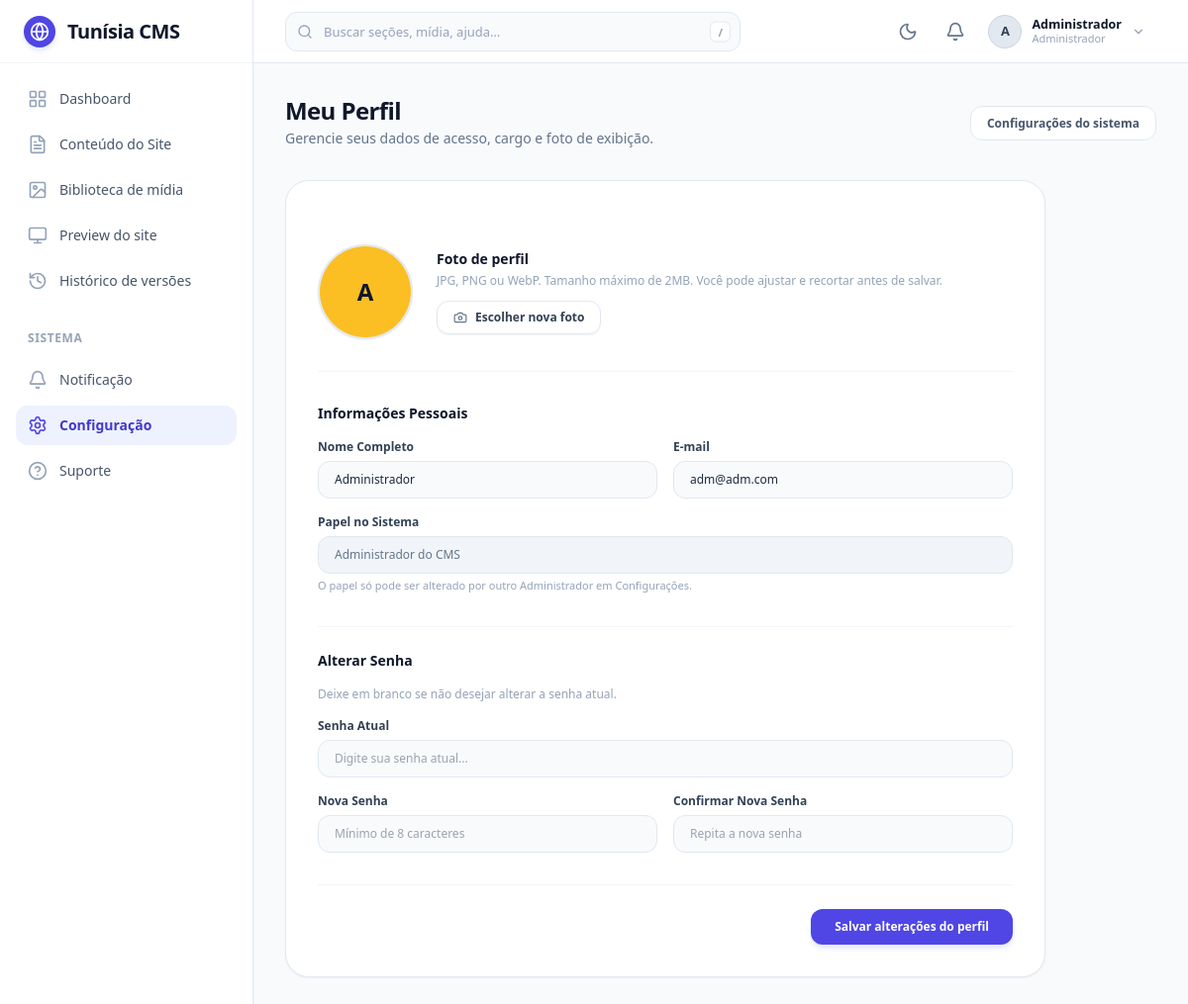
Screenshot of /admin/profile.php (signed in) with the database file from the repository.
### tables this page shows
CREATE TABLE IF NOT EXISTS `users` (
  `id` INT UNSIGNED AUTO_INCREMENT PRIMARY KEY,
  `name` VARCHAR(100) NOT NULL,
  `email` VARCHAR(150) NOT NULL UNIQUE,
  `password` VARCHAR(255) NOT NULL,
  `role` ENUM('admin', 'editor') NOT NULL DEFAULT 'editor',
  `avatar` VARCHAR(255) NULL,
  `status` ENUM('active', 'inactive') NOT NULL DEFAULT 'active',
  `created_at` DATETIME NOT NULL DEFAULT CURRENT_TIMESTAMP,
  `updated_at` DATETIME NOT NULL DEFAULT CURRENT_TIMESTAMP ON UPDATE CURRENT_TIMESTAMP
);

### includes/functions.php (called while the page is built, shortened)
<?php
function e(?string $string): string {
    return htmlspecialchars($string ?? '', ENT_QUOTES, 'UTF-8');
}
function assetVersion(string $relativePath): string {
    $file = __DIR__ . '/../' . ltrim($relativePath, '/');
    return is_file($file) ? (string)filemtime($file) : '1';
}

### admin/profile.php (the view, shortened to what this page needs)
<?php
$activePage = 'settings';
require_once __DIR__ . '/../includes/functions.php';
require_once __DIR__ . '/../includes/admin_header.php';
?>
<div class="flex flex-col md:flex-row md:items-center justify-between gap-4 mb-8">
    <div>
        <h1 class="text-2xl font-bold text-slate-900 tracking-tight">Meu Perfil</h1>
        <p class="text-sm text-slate-500 mt-0.5">Gerencie seus dados de acesso, cargo e foto de exibição.</p>
    </div>
    <div>
        <a href="<?= ADMIN_URL ?>/settings.php" class="px-4 py-2 text-xs font-semibold text-slate-600 bg-white border border-slate-200 rounded-xl hover:bg-slate-50 transition">
            Configurações do sistema
        </a>
    </div>
</div>
<form method="POST" enctype="multipart/form-data" class="bg-white rounded-3xl p-8 border border-slate-200 shadow-sm max-w-3xl space-y-8">
    <div class="flex flex-col sm:flex-row items-center gap-6 pb-8 border-b border-slate-100">
        <div class="relative w-24 h-24 rounded-full bg-slate-100 border-2 border-slate-200 overflow-hidden shrink-0 shadow-sm group">
            <?php if (!empty($currentUser['avatar'])): ?>
                <img id="avatarPreviewImg" src="<?= SITE_URL ?>/<?= ltrim($currentUser['avatar'], '/') ?>" alt="Avatar" class="w-full h-full object-cover">
            <?php else: ?>
                <div id="avatarFallback" class="w-full h-full bg-amber-400 flex items-center justify-center font-bold text-slate-900 text-2xl">
                    <?= strtoupper(substr($currentUser['name'] ?? 'A', 0, 1)) ?>
                </div>
            <?php endif; ?>
        </div>
        <div>
            <h3 class="text-sm font-bold text-slate-900 mb-1">Foto de perfil</h3>
            <p class="text-xs text-slate-400 mb-3">JPG, PNG ou WebP. Tamanho máximo de 2MB. Você pode ajustar e recortar antes de salvar.</p>
            <label class="inline-flex items-center gap-2 px-4 py-2 border border-slate-200 rounded-xl text-xs font-semibold text-slate-700 bg-white hover:bg-slate-50 cursor-pointer shadow-sm transition">
                <i data-lucide="camera" class="w-3.5 h-3.5 text-slate-500"></i>
                <span>Escolher nova foto</span>
            </label>
        </div>
    </div>
    <div class="space-y-4">
        <h3 class="text-sm font-bold text-slate-900">Informações Pessoais</h3>
        <div class="grid grid-cols-1 sm:grid-cols-2 gap-4">
            <div>
                <label class="block text-xs font-semibold text-slate-700 mb-1.5">Nome Completo</label>
                <input type="text" name="name" value="<?= e($currentUser['name'] ?? '') ?>" required class="w-full px-4 py-2.5 text-xs bg-slate-50 border border-slate-200 rounded-xl focus:outline-none focus:border-indigo-500">
            </div>
            <div>
                <label class="block text-xs font-semibold text-slate-700 mb-1.5">E-mail</label>
                <input type="email" name="email" value="<?= e($currentUser['email'] ?? '') ?>" required class="w-full px-4 py-2.5 text-xs bg-slate-50 border border-slate-200 rounded-xl focus:outline-none focus:border-indigo-500">
            </div>
        </div>
        <div>
            <label class="block text-xs font-semibold text-slate-700 mb-1.5">Papel no Sistema</label>
            <input type="text" disabled value="<?= $currentUser['role'] === 'admin' ? 'Administrador do CMS' : 'Editor de Conteúdo' ?>" class="w-full px-4 py-2.5 text-xs bg-slate-100 border border-slate-200 rounded-xl text-slate-500 cursor-not-allowed">
            <p class="text-[11px] text-slate-400 mt-1">O papel só pode ser alterado por outro Administrador em Configurações.</p>
        </div>
    </div>
    <div class="space-y-4 pt-6 border-t border-slate-100">
        <h3 class="text-sm font-bold text-slate-900">Alterar Senha</h3>
        <p class="text-xs text-slate-400">Deixe em branco se não desejar alterar a senha atual.</p>
        <div>
            <label class="block text-xs font-semibold text-slate-700 mb-1.5">Senha Atual</label>
            <input type="password" name="current_password" placeholder="Digite sua senha atual..." class="w-full px-4 py-2.5 text-xs bg-slate-50 border border-slate-200 rounded-xl focus:outline-none focus:border-indigo-500">
        </div>
        <div class="grid grid-cols-1 sm:grid-cols-2 gap-4">
            <div>
                <label class="block text-xs font-semibold text-slate-700 mb-1.5">Nova Senha</label>
                <input type="password" name="new_password" minlength="8" placeholder="Mínimo de 8 caracteres" class="w-full px-4 py-2.5 text-xs bg-slate-50 border border-slate-200 rounded-xl focus:outline-none focus:border-indigo-500">
            </div>
            <div>
                <label class="block text-xs font-semibold text-slate-700 mb-1.5">Confirmar Nova Senha</label>
                <input type="password" name="confirm_password" minlength="8" placeholder="Repita a nova senha" class="w-full px-4 py-2.5 text-xs bg-slate-50 border border-slate-200 rounded-xl focus:outline-none focus:border-indigo-500">
            </div>
        </div>
    </div>
    <div class="pt-6 border-t border-slate-100 flex justify-end">
        <button type="submit" class="px-6 py-2.5 bg-indigo-600 hover:bg-indigo-700 text-white font-semibold text-xs rounded-xl shadow-md shadow-indigo-100 transition">
            Salvar alterações do perfil
        </button>
    </div>
</form>
<?php require_once __DIR__ . '/../includes/admin_footer.php'; ?>

### includes/admin_header.php (shortened to what this page needs)
<?php
require_once __DIR__ . '/../includes/functions.php';
$pdo = getPDO();
$currentUser = getCurrentUser();
if ($pdo && !empty($currentUser['id'])) {
    $stmtU = $pdo->prepare("SELECT id, name, email, role, avatar FROM users WHERE id = ? LIMIT 1");
    $stmtU->execute([$currentUser['id']]);
    $uData = $stmtU->fetch(PDO::FETCH_ASSOC);
    if ($uData) {
        $currentUser = $_SESSION['user'];
    }
}
$activePage = $activePage ?? 'dashboard';
?>
<!DOCTYPE html>
<html lang="pt-BR" class="h-full bg-slate-50">
<head>
    <link rel="stylesheet" href="<?= SITE_URL ?>/assets/css/app.css?v=<?= assetVersion('assets/css/app.css') ?>">
</head>
<body class="h-full flex flex-col font-sans antialiased text-slate-800 bg-slate-100">
<div class="flex h-screen overflow-hidden">
    <aside id="adminSidebar" class="sb w-64 bg-white border-r border-slate-200 flex flex-col justify-between shrink-0 shadow-sm z-20" aria-label="Menu principal">
        <div>
            <div class="h-16 flex items-center px-6 gap-3 border-b border-slate-100">
                <div class="w-8 h-8 rounded-full bg-indigo-600 flex items-center justify-center text-white font-bold shadow-md shadow-indigo-100">
                    <i data-lucide="globe" class="w-5 h-5"></i>
                </div>
                <span class="text-xl font-bold tracking-tight text-slate-900">Tunísia CMS</span>
            </div>
            <nav class="p-4 space-y-1.5 text-sm font-medium">
                <a href="<?= ADMIN_URL ?>/dashboard.php" class="flex items-center gap-3 px-3 py-2.5 rounded-xl transition <?= $activePage === 'dashboard' ? 'bg-indigo-50 text-indigo-700 font-semibold' : 'text-slate-600 hover:bg-slate-50 hover:text-slate-900' ?>">
                    <i data-lucide="layout-grid" class="w-5 h-5 <?= $activePage === 'dashboard' ? 'text-indigo-600' : 'text-slate-400' ?>"></i>
                    <span>Dashboard</span>
                </a>
                <a href="<?= ADMIN_URL ?>/content.php" class="flex items-center gap-3 px-3 py-2.5 rounded-xl transition <?= $activePage === 'content' ? 'bg-indigo-50 text-indigo-700 font-semibold' : 'text-slate-600 hover:bg-slate-50 hover:text-slate-900' ?>">
                    <i data-lucide="file-text" class="w-5 h-5 <?= $activePage === 'content' ? 'text-indigo-600' : 'text-slate-400' ?>"></i>
                    <span>Conteúdo do Site</span>
                </a>
                <a href="<?= ADMIN_URL ?>/media.php" class="flex items-center gap-3 px-3 py-2.5 rounded-xl transition <?= $activePage === 'media' ? 'bg-indigo-50 text-indigo-700 font-semibold' : 'text-slate-600 hover:bg-slate-50 hover:text-slate-900' ?>">
                    <i data-lucide="image" class="w-5 h-5 <?= $activePage === 'media' ? 'text-indigo-600' : 'text-slate-400' ?>"></i>
                    <span>Biblioteca de mídia</span>
                </a>
                <a href="<?= ADMIN_URL ?>/preview.php" class="flex items-center gap-3 px-3 py-2.5 rounded-xl transition <?= $activePage === 'preview' ? 'bg-indigo-50 text-indigo-700 font-semibold' : 'text-slate-600 hover:bg-slate-50 hover:text-slate-900' ?>">
                    <i data-lucide="monitor" class="w-5 h-5 <?= $activePage === 'preview' ? 'text-indigo-600' : 'text-slate-400' ?>"></i>
                    <span>Preview do site</span>
                </a>
                <a href="<?= ADMIN_URL ?>/history.php" class="flex items-center gap-3 px-3 py-2.5 rounded-xl transition <?= $activePage === 'history' ? 'bg-indigo-50 text-indigo-700 font-semibold' : 'text-slate-600 hover:bg-slate-50 hover:text-slate-900' ?>">
                    <i data-lucide="history" class="w-5 h-5 <?= $activePage === 'history' ? 'text-indigo-600' : 'text-slate-400' ?>"></i>
                    <span>Histórico de versões</span>
                </a>
                <div class="pt-6 pb-2 px-3 text-xs font-semibold uppercase tracking-wider text-slate-400">Sistema</div>
                <a href="<?= ADMIN_URL ?>/notifications.php" class="flex items-center justify-between px-3 py-2.5 rounded-xl transition <?= $activePage === 'notifications' ? 'bg-indigo-50 text-indigo-700 font-semibold' : 'text-slate-600 hover:bg-slate-50 hover:text-slate-900' ?>">
                    <div class="flex items-center gap-3">
                        <i data-lucide="bell" class="w-5 h-5 <?= $activePage === 'notifications' ? 'text-indigo-600' : 'text-slate-400' ?>"></i>
                        <span>Notificação</span>
                    </div>
                </a>
                <a href="<?= ADMIN_URL ?>/settings.php" class="flex items-center gap-3 px-3 py-2.5 rounded-xl transition <?= $activePage === 'settings' ? 'bg-indigo-50 text-indigo-700 font-semibold' : 'text-slate-600 hover:bg-slate-50 hover:text-slate-900' ?>">
                    <i data-lucide="settings" class="w-5 h-5 <?= $activePage === 'settings' ? 'text-indigo-600' : 'text-slate-400' ?>"></i>
                    <span>Configuração</span>
                </a>
                <a href="<?= ADMIN_URL ?>/support.php" class="flex items-center gap-3 px-3 py-2.5 rounded-xl transition <?= $activePage === 'support' ? 'bg-indigo-50 text-indigo-700 font-semibold' : 'text-slate-600 hover:bg-slate-50 hover:text-slate-900' ?>">
                    <i data-lucide="help-circle" class="w-5 h-5 <?= $activePage === 'support' ? 'text-indigo-600' : 'text-slate-400' ?>"></i>
                    <span>Suporte</span>
                </a>
            </nav>
        </div>
    </aside>
    <div class="flex-1 flex flex-col min-w-0 overflow-hidden bg-slate-50">
        <header class="hd-bar">
            <div class="hd-search" id="globalSearch" role="search">
                <input id="gsInput" type="search" name="q" autocomplete="off" spellcheck="false" placeholder="Buscar seções, mídia, ajuda…" aria-label="Buscar no painel" role="combobox" aria-expanded="false" aria-controls="gsPanel" aria-autocomplete="list">
                <kbd class="hd-kbd" id="gsKbd" title="Atalho: pressione / ou Ctrl+K">/</kbd>
            </div>
            <div class="hd-actions">
                <?php
                    $avatarUrl = !empty($currentUser['avatar']) ? SITE_URL . '/' . ltrim($currentUser['avatar'], '/') : '';
                    $userInitial = strtoupper(mb_substr($currentUser['name'] ?? 'A', 0, 1));
                    $roleLabel = ($currentUser['role'] ?? '') === 'admin' ? 'Administrador' : 'Editor';
                ?>
                <button type="button" id="themeToggleBtn" class="hd-icon-btn" title="Alternar tema claro/escuro" aria-label="Alternar tema">
                    <i data-lucide="moon" id="themeMoonIcon"></i>
                </button>
                <div class="hd-pop-wrap" id="notifDropdownContainer">
                    <button type="button" id="notifDropdownBtn" class="hd-icon-btn" title="Notificações" aria-label="Notificações" aria-haspopup="true" aria-expanded="false" aria-controls="notifDropdownMenu">
                        <i data-lucide="bell"></i>
                    </button>
                </div>
                <div class="hd-pop-wrap" id="profileDropdownContainer">
                    <button type="button" id="profileDropdownBtn" class="hd-profile-btn" aria-haspopup="true" aria-expanded="false" aria-controls="profileDropdownMenu" aria-label="Menu da conta de <?= e($currentUser['name'] ?? 'Admin') ?>">
                        <span class="hd-avatar"><?php if ($avatarUrl): ?><img src="<?= e($avatarUrl) ?>" alt=""><?php else: ?><?= e($userInitial) ?><?php endif; ?></span>
                        <span class="hd-profile-meta">
                            <b><?= e($currentUser['name'] ?? 'Admin') ?></b>
                            <small><?= e($roleLabel) ?></small>
                        </span>
                        <i data-lucide="chevron-down" class="hd-chev"></i>
                    </button>
                </div>
            </div>
        </header>
        <main class="adm-main flex-1 overflow-y-auto custom-scrollbar">

### includes/admin_header.php (style rules this page uses)
.hd-actions { display:flex;align-items:center;gap:8px }
.hd-pop-wrap { position:relative }
.hd-icon-btn { position:relative;width:40px;height:40px;display:inline-flex;align-items:center;justify-content:center;border:0;background:none;border-radius:12px;color:#64748b;cursor:pointer;transition:background .15s,color .15s }
.hd-icon-btn svg { width:20px;height:20px }
.hd-profile-btn { display:flex;align-items:center;gap:10px;padding:4px 10px 4px 4px;border:1px solid transparent;border-radius:999px;background:none;cursor:pointer;transition:background .15s,border-color .15s }
.hd-profile-meta { display:flex;flex-direction:column;text-align:left;line-height:1.2;min-width:0 }
.hd-profile-meta b { font-size:12.5px;font-weight:600;color:#0f172a;max-width:140px;overflow:hidden;text-overflow:ellipsis;white-space:nowrap }
.hd-profile-meta small { font-size:11px;color:#94a3b8 }
.hd-chev { width:14px;height:14px;color:#94a3b8;transition:transform .15s }
.hd-avatar { width:34px;height:34px;border-radius:999px;background:#e2e8f0;border:1px solid #cbd5e1;color:#334155;font-size:13px;font-weight:700;display:inline-flex;align-items:center;justify-content:center;overflow:hidden;flex-shrink:0 }
.adm-main { padding:16px }
@media (min-width:640px) { .adm-main { padding:24px } }
@media (min-width:1024px) { .adm-main { padding:32px } }
.hd-bar { position:relative;z-index:30;display:flex;align-items:center;gap:8px;height:64px;padding:0 12px;background:#fff;border-bottom:1px solid #e2e8f0;flex-shrink:0 }
@media (min-width:640px) { .hd-bar { padding:0 24px;gap:12px } }
@media (min-width:1024px) { .hd-bar { padding:0 32px } }
.hd-bar .hd-actions { margin-left:auto;flex-shrink:0 }
.hd-search { position:relative;flex:1 1 0;min-width:0;max-width:460px }
.hd-search input { box-sizing:border-box;width:100%;height:40px;padding:0 40px 0 38px;border:1px solid #e2e8f0;border-radius:12px;background:#f8fafc;font-size:13px;color:#0f172a;transition:border-color .15s,background .15s,box-shadow .15s;-webkit-appearance:none;appearance:none }
.hd-search input::placeholder { color:#94a3b8 }
.hd-kbd { position:absolute;right:10px;top:50%;transform:translateY(-50%);font:600 11px/1 system-ui,sans-serif;color:#94a3b8;border:1px solid #e2e8f0;background:#fff;border-radius:6px;padding:4px 7px;pointer-events:none;display:none }
@media (min-width:768px) { .hd-kbd { display:block } }

### rows the page displays
users: name "A", name "Administrador", role "Administrador", email "adm@adm.com", role "Administrador do CMS"
